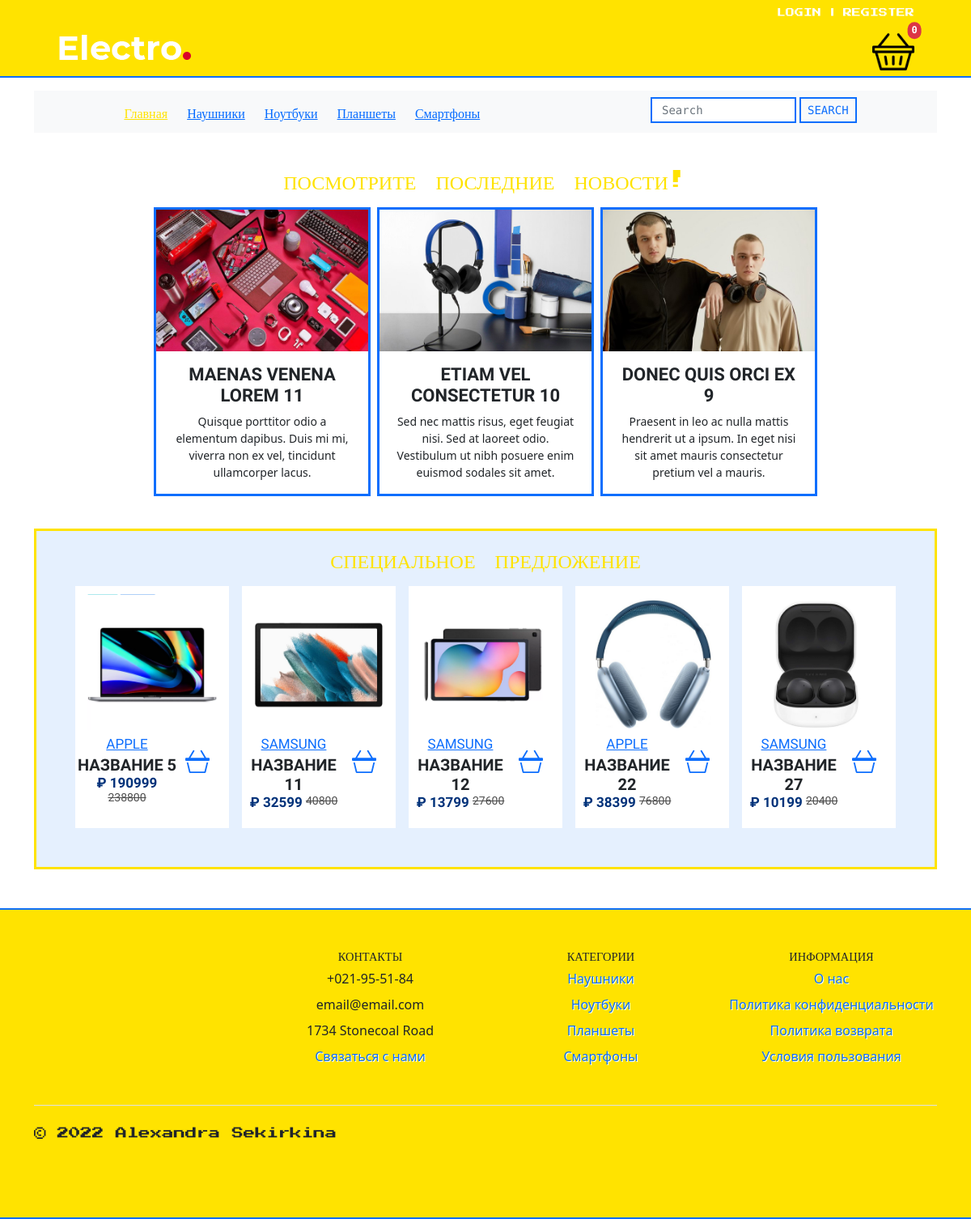
The page / on the database its author committed.
### store/models.py (models this page shows, shortened)
class Category(models.Model):
    name = models.CharField(max_length=100, db_index=True, verbose_name='Категория')
    slug = models.SlugField(db_index=True, unique=True)
    objects = models.Manager()
    class Meta:
        verbose_name = 'Категория(ю)'
        verbose_name_plural = 'Категории'
    def get_absolute_url(self):
        return reverse('store:bycategory', kwargs={'slug': self.slug})

class Product(models.Model):
    name = models.CharField(max_length=150, verbose_name='Название')
    description = models.TextField(max_length=420, blank=True)
    characteristics = models.TextField(max_length=2000, blank=True)
    photo = models.ImageField(upload_to=get_product_image_path, verbose_name='Фото')
    price = models.IntegerField(verbose_name='Цена')
    sale = models.BooleanField(default=False)
    old_price = models.IntegerField(verbose_name='Старая цена')
    is_available = models.BooleanField(default=True, verbose_name='Наличие')
    amount = models.IntegerField(verbose_name='Количество')
    category = models.ForeignKey('Category', on_delete=models.PROTECT, verbose_name='Категория')
    producer = models.ForeignKey('Producer', on_delete=models.PROTECT, verbose_name='Производитель')
    slug = models.SlugField(db_index=True, unique=True)
    users_wishlist = models.ManyToManyField(User, related_name='user_wishlist', blank=True)
    objects = models.Manager()
    products = ProductManager()
    class Meta:
        verbose_name = 'Товар'
        verbose_name_plural = 'Товары'
        default_related_name = 'products'
        ordering = ['price']
    def get_absolute_url(self):
        return reverse('store:prod_view', kwargs={'pk': self.pk})

class Producer(models.Model):
    name = models.CharField(max_length=100, db_index=True, verbose_name='Производитель')
    logo = models.ImageField(upload_to=get_producer_image_path, blank=True)
    slug = models.SlugField(db_index=True, unique=True)
    objects = models.Manager()
    def __str__(self):
        return self.name
    class Meta:
        verbose_name = 'Производитель(я)'
        verbose_name_plural = 'Производители'
    def get_absolute_url(self):
        return reverse_lazy('store:prdcr', kwargs={'slug': self.slug})

class StoreInfo(models.Model):
    logo = models.ImageField(max_length=250)
    name = models.CharField(max_length=150)
    address = models.CharField(max_length=150)
    phone = models.CharField(max_length=150)
    short_description = models.CharField(max_length=250)
    email = models.EmailField(max_length=150)
    about_us = models.TextField(max_length=2500)
    privacy_policy = models.TextField(max_length=2500)
    orders_and_returns = models.TextField(max_length=2500)
    terms_and_conditions = models.TextField(max_length=2500)
    class Meta:
        verbose_name = 'Информация о магазине'
        verbose_name_plural = 'Информация о магазине'

### blog/models.py (models this page shows, shortened)
class Post(Model):
    title = CharField(max_length=32, verbose_name='Заголовок')
    content = TextField(verbose_name='Контент', blank=True)
    short_description = CharField(max_length=126, verbose_name='Описание')
    main_photo = ImageField(upload_to=get_post_image_path, verbose_name='Обложка')
    created_at = DateTimeField(auto_now_add=True, verbose_name='Дата создания')
    is_published = BooleanField(default=True)
    views = PositiveIntegerField(default=0, verbose_name='Просмотры')
    category = ForeignKey(Category, on_delete=SET_NULL, verbose_name='Категория', related_name='posts', null=True)
    slug = SlugField(max_length=100, verbose_name='Url', db_index=True, unique=True)
    objects = Manager()
    class Meta:
        ordering = ['-created_at']
        verbose_name = 'Пост'
        verbose_name_plural = 'Посты'
    def get_absolute_url(self):
        return reverse('blog:post', kwargs={'slug': self.slug})

### store/views.py (the view)
# urls.py: path('', index, name='home'),
def index(request):
    return render(request, 'store/index.html')

### store/templates/store/index.html (shortened to what this page needs)
{% extends 'base.html' %}
{% load store_tags %}
{% load static %}
{% block content %}
{% show_blog_posts %}
<br>
{% show_special_offer_products %}
{% endblock %}

### templates/inc/_navigation.html
{% load store_tags %}
<div class="container my-6 NAV">
    <nav class="navbar navbar-expand-lg navbar-light bg-light py-6">
        <div class="row mx-auto">
            {% url 'home' as Home %}
            <a class="col {% if request.path == Home %} TEXT_YEL
            {% else %} TEXT_BLU {% endif %}" href="{% url 'home' %}">Главная</a>
            {% get_categories as categories %}
            {% for cat in categories %}
                <a class="col {% if request.path == cat.get_absolute_url %} TEXT_YEL
                {% else %} TEXT_BLU {% endif %}" href="{{ cat.get_absolute_url }}">{{ cat.name }}</a>
            {% endfor %}
        </div>
        <form class="d-flex mb-1 mx-auto" action="{% url 'store:search' %}" method="get">
            <input class="form-control me-1 SEARCH" type="text" name="search" placeholder="Search">
            <input class="btn btn-outline-primary py-0 px-2
            SEARCH_BUTTON" type="submit" value="search">
        </form>
    </nav>
</div>
<br>

### store/templates/store/tags/blog_desc.html
{% load static %}
<div class="container BLOG_DESC_CONTAINER">
    <div class="container">
        <div class="row">
            <div class="py-3">
                <div>
                    <a href="{% url 'blog:all_posts' %}" class="TEXT_YEL">
                        <p class="mb-0 BLOG_DESC_TITLE"> {{ title | upper }}</p>
                    </a>
                </div>
            </div>
            <div class="px-5 pb-3">
                <div class="col-md-12">
                    <div class="row row-cols-1 row-cols-md-3 g-2">
                        {% for item in posts %}
                        <div class="col">
                            <div class="card h-100 SPEC_OFF_CARDS">
                                <div>
                                    <a href="{{ item.get_absolute_url }}">
                                        <img src="{{ item.main_photo.url }}" class="BLOG_DESC_IMG" alt="...">
                                    </a>
                                </div>
                                <div class="card-body">
                                    <div>
                                        <h5 class="card-title BLOG_DESC_CARD_TITLE">
                                            {{ item.title }}
                                        </h5>
                                    </div>
                                    <p class="card-text BLOG_DESC_CARD_TEXT">
                                        {{ item.short_description }}</p>
                                </div>
                            </div>
                        </div>
                        {% endfor %}
                    </div>
                </div>
            </div>
        </div>
    </div>
</div>

### store/templates/store/tags/special_offer.html (shortened to what this page needs)
{% load static %}
<div class="container">
    <div class="row SPEC_OFF_CONTAINER">
        <div class="py-3">
            <div>
                <a href="{% url 'store:by_special' %}" class="TEXT_YEL">
                    <p class="mb-0 SPEC_OFF_TITLE"> {{ title }}</p>
                </a>
            </div>
        </div>
        <div class="px-5 pb-5">
            <div class="col-md-12">
                <div class="row row-cols-1 row-cols-md-5 g-3">
                    {% for item in products %}
                    <div class="col">
                        <div class="card h-100 PRODUCT_CARD">
                            <div>
                                <a href="{{ item.get_absolute_url }}">
                                    <img src="{{ item.photo.url }}" class="card-img-top" alt="...">
                                </a>
                            </div>
                            <div class="card-body p-1 PROD_CARD">
                        <div class="row">
                            <div class="col-8 px-0 ml-1">
                                <span class="card-text">
                            <a href="{{ item.producer.get_absolute_url }}">
                                {{ item.producer }}</a></span>
                                <br>
                                <h5 class="card-title mb-0 PROD_CARD_TITLE">
                                    {{ item.name }}</h5>
                                <div>
                                    <h6 class="PROD_CARD_PRICE">
                                        &#8381 {{ item.price }}
                                        {% if item.sale %}
                                        <del class="PROD_CARD_OLD_PRICE">
                                            {{ item.old_price }}
                                        </del>
                                        {% endif %}
                                    </h6>
                                </div>
                            </div>
                            <div class="col-2 p-0 align-middle">
                                <button class="btn btn-outline-primary CART_BUTTON p-2 rounded-circle"
                                        id="add_to_cart"
                                        data-index="{{ item.id }}" value="{{ item.id }}">
                                </button>
                            </div>
                        </div>
                    </div>
                        </div>
                    </div>
                    {% empty %}
                    <span> Try something else, please! </span>
                    {% endfor %}
                </div>
            </div>
        </div>
    </div>
</div>

### templates/inc/_footer.html
{% load cache %}
{% cache 30 footer %}
{% load store_tags %}
{% get_store_info as store %}
{% get_categories as categories %}
<br>
<br>
<div class="FOOTER">
    <br>
    <div class="container">
        <footer class="py-4">
            <div class="row">
                <div class="col-6 col-md-3 mb-3">
                </div>
                <div class="col-6 col-md-3 mb-3">
                    <h5 class="FOOTER_TITLE">
                        Контакты </h5>
                    <ul class="nav flex-column text-center">
                        <li class="nav-item mb-2"> {{ store.phone }}</li>
                        <li class="nav-item mb-2"> {{ store.email }}</li>
                        <li class="nav-item mb-2"> {{ store.address }}</li>
                        <li class="nav-item mb-2 mx-auto FOOTER_LINKS">
                            <a href="{% url 'contact_form' %}" class="nav-link p-0">
                                Связаться с нами</a>
                        </li>
                    </ul>
                </div>
                <div class="col-6 col-md-3 mb-3">
                    <h5 class="FOOTER_TITLE">
                        Категории</h5>
                    <ul class="nav flex-column">
                        {% for cat in categories %}
                        <li class="nav-item mb-2 mx-auto FOOTER_LINKS">
                            <a href="{{ cat.get_absolute_url }}" class="nav-link p-0">
                                {{ cat.name }}</a></li>
                        {% endfor %}
                    </ul>
                </div>
                <div class="col-6 col-md-3 mb-3">
                    <h5 class="FOOTER_TITLE">
                        Информация</h5>
                    <ul class="nav flex-column">
                        <li class="nav-item mb-2 mx-auto FOOTER_LINKS">
                            <a href="{% url 'store:about' %}" class="nav-link p-0">
                                О нас</a>
                        </li>
                        <li class="nav-item mb-2 mx-auto FOOTER_LINKS">
                            <a href="{% url 'store:ppol' %}" class="nav-link p-0">
                                Политика конфиденциальности</a></li>
                        <li class="nav-item mb-2 mx-auto FOOTER_LINKS">
                            <a href="{% url 'store:ord_ret' %}" class="nav-link p-0">
                                Политика возврата</a>
                        </li>
                        <li class="nav-item mb-2 mx-auto FOOTER_LINKS">
                            <a href="{% url 'store:terms' %}" class="nav-link p-0">
                                Условия пользования</a>
                        </li>
                    </ul>
                </div>
            </div>
            <div class="d-flex flex-column flex-sm-row justify-content-between py-4 my-4 border-top">
                <p class="SIGNATURE">&copy; 2022 Alexandra Sekirkina</p>
                <ul class="list-unstyled d-flex">
                    <li class="ms-3"><a class="link-dark" href="#">
                        <svg class="bi" width="24" height="24">
                            <use xlink:href="#twitter"/>
                        </svg>
                    </a></li>
                    <li class="ms-3"><a class="link-dark" href="#">
                        <svg class="bi" width="24" height="24">
                            <use xlink:href="#instagram"/>
                        </svg>
                    </a></li>
                    <li class="ms-3"><a class="link-dark" href="#">
                        <svg class="bi" width="24" height="24">
                            <use xlink:href="#facebook"/>
                        </svg>
                    </a></li>
                </ul>
            </div>
        </footer>
    </div>
</div>
{% endcache %}

### rows shown on the page
Category: name "Наушники"
Category: name "Ноутбуки"
Category: name "Планшеты"
Category: name "Смартфоны"
Post: main_photo (picture), title "MAENAS VENENA LOREM 11", short_description "Quisque porttitor odio a elementum dapibus. Duis mi mi, viverra non ex vel, tincidunt ullamcorper lacus."
Post: main_photo (picture), title "ETIAM VEL CONSECTETUR 10", short_description "Sed nec mattis risus, eget feugiat nisi. Sed at laoreet odio. Vestibulum ut nibh posuere enim euismod sodales sit amet."
Post: main_photo (picture), title "DONEC QUIS ORCI EX 9", short_description "Praesent in leo ac nulla mattis hendrerit ut a ipsum. In eget nisi sit amet mauris consectetur pretium vel a mauris."
Product: photo (picture), producer "APPLE", name "НАЗВАНИЕ 5", price "190999", old_price "238800", {{ item.id }} 5 (drawn)
Product: photo (picture), producer "SAMSUNG", name "НАЗВАНИЕ 11", price "32599", old_price "40800", {{ item.id }} 11 (drawn)
Product: photo (picture), producer "SAMSUNG", name "НАЗВАНИЕ 12", price "13799", old_price "27600", {{ item.id }} 12 (drawn)
Product: photo (picture), producer "APPLE", name "НАЗВАНИЕ 22", price "38399", old_price "76800", {{ item.id }} 22 (drawn)
Product: photo (picture), producer "SAMSUNG", name "НАЗВАНИЕ 27", price "10199", old_price "20400", {{ item.id }} 27 (drawn)
StoreInfo: phone "+021-95-51-84", email "email@email.com", address "1734 Stonecoal Road"

### other values the page prints
{{ title | upper }} "ПОСМОТРИТЕ ПОСЛЕДНИЕ НОВОСТИ!"
{{ title }} "СПЕЦИАЛЬНОЕ ПРЕДЛОЖЕНИЕ"
